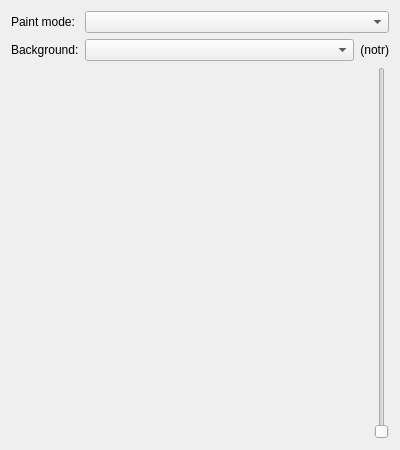
<?xml version="1.0" encoding="UTF-8"?>
<ui version="4.0">
 <class>Vectorscope_UI</class>
 <widget class="QWidget" name="Vectorscope_UI">
  <property name="geometry">
   <rect>
    <x>0</x>
    <y>0</y>
    <width>400</width>
    <height>450</height>
   </rect>
  </property>
  <property name="sizePolicy">
   <sizepolicy hsizetype="Preferred" vsizetype="Expanding">
    <horstretch>0</horstretch>
    <verstretch>0</verstretch>
   </sizepolicy>
  </property>
  <property name="baseSize">
   <size>
    <width>400</width>
    <height>450</height>
   </size>
  </property>
  <layout class="QGridLayout" name="gridLayout">
   <item row="0" column="0">
    <widget class="QLabel" name="lblPaintMode">
     <property name="text">
      <string>Paint mode:</string>
     </property>
    </widget>
   </item>
   <item row="0" column="1" colspan="5">
    <widget class="KComboBox" name="paintMode">
     <property name="sizePolicy">
      <sizepolicy hsizetype="Expanding" vsizetype="Fixed">
       <horstretch>0</horstretch>
       <verstretch>0</verstretch>
      </sizepolicy>
     </property>
    </widget>
   </item>
   <item row="1" column="0">
    <widget class="QLabel" name="lblBackground">
     <property name="text">
      <string>Background:</string>
     </property>
    </widget>
   </item>
   <item row="1" column="1" colspan="3">
    <widget class="KComboBox" name="backgroundMode">
     <property name="sizePolicy">
      <sizepolicy hsizetype="Expanding" vsizetype="Fixed">
       <horstretch>0</horstretch>
       <verstretch>0</verstretch>
      </sizepolicy>
     </property>
    </widget>
   </item>
   <item row="3" column="0" colspan="2">
    <spacer name="verticalSpacer">
     <property name="orientation">
      <enum>Qt::Vertical</enum>
     </property>
     <property name="sizeHint" stdset="0">
      <size>
       <width>20</width>
       <height>344</height>
      </size>
     </property>
    </spacer>
   </item>
   <item row="3" column="2">
    <spacer name="horizontalSpacer">
     <property name="orientation">
      <enum>Qt::Horizontal</enum>
     </property>
     <property name="sizeHint" stdset="0">
      <size>
       <width>40</width>
       <height>20</height>
      </size>
     </property>
    </spacer>
   </item>
   <item row="1" column="4" colspan="2">
    <widget class="QLabel" name="lblGain">
     <property name="text">
      <string comment="KDE::DoNotExtract">(notr)</string>
     </property>
     <property name="alignment">
      <set>Qt::AlignRight|Qt::AlignTrailing|Qt::AlignVCenter</set>
     </property>
    </widget>
   </item>
   <item row="3" column="5">
    <widget class="QSlider" name="sliderGain">
     <property name="sizePolicy">
      <sizepolicy hsizetype="Fixed" vsizetype="Expanding">
       <horstretch>0</horstretch>
       <verstretch>0</verstretch>
      </sizepolicy>
     </property>
     <property name="orientation">
      <enum>Qt::Vertical</enum>
     </property>
    </widget>
   </item>
  </layout>
 </widget>
 <customwidgets>
  <customwidget>
   <class>KComboBox</class>
   <extends>QComboBox</extends>
   <header>kcombobox.h</header>
  </customwidget>
 </customwidgets>
 <resources/>
 <connections/>
</ui>
